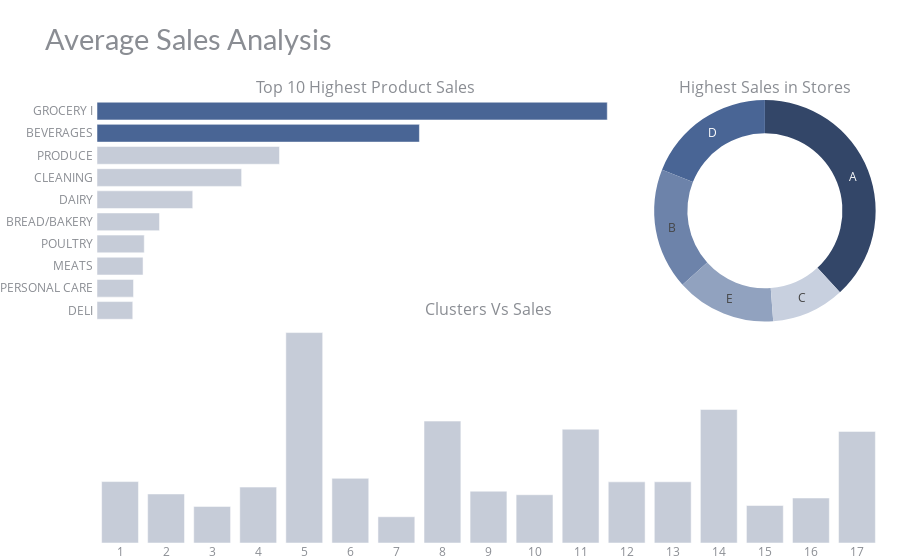

The cell this chart's notebook holds for it:
### Markdown cell above
<h1 style="color:#496595"> Average Sales Analysis 📈 </h1>

### Code cell
# data
df_st_sa = df_train1.groupby('store_type').agg({"sales" : "mean"}).reset_index().sort_values(by='sales', ascending=False)
df_fa_sa = df_train1.groupby('family').agg({"sales" : "mean"}).reset_index().sort_values(by='sales', ascending=False)[:10]
df_cl_sa = df_train1.groupby('cluster').agg({"sales" : "mean"}).reset_index() 
# chart color
df_fa_sa['color'] = '#496595'
df_fa_sa['color'][2:] = '#c6ccd8'
df_cl_sa['color'] = '#c6ccd8'

# chart
fig = make_subplots(rows=2, cols=2, 
                    specs=[[{"type": "bar"}, {"type": "pie"}],
                           [{"colspan": 2}, None]],
                    column_widths=[0.7, 0.3], vertical_spacing=0, horizontal_spacing=0.02,
                    subplot_titles=("Top 10 Highest Product Sales", "Highest Sales in Stores", "Clusters Vs Sales"))

fig.add_trace(go.Bar(x=df_fa_sa['sales'], y=df_fa_sa['family'], marker=dict(color= df_fa_sa['color']),
                     name='Family', orientation='h'), 
                     row=1, col=1)
fig.add_trace(go.Pie(values=df_st_sa['sales'], labels=df_st_sa['store_type'], name='Store type',
                     marker=dict(colors=['#334668','#496595','#6D83AA','#91A2BF','#C8D0DF']), hole=0.7,
                     hoverinfo='label+percent+value', textinfo='label'), 
                    row=1, col=2)
fig.add_trace(go.Bar(x=df_cl_sa['cluster'], y=df_cl_sa['sales'], 
                     marker=dict(color= df_cl_sa['color']), name='Cluster'), 
                     row=2, col=1)

# styling
fig.update_yaxes(showgrid=False, ticksuffix=' ', categoryorder='total ascending', row=1, col=1)
fig.update_xaxes(visible=False, row=1, col=1)
fig.update_xaxes(tickmode = 'array', tickvals=df_cl_sa.cluster, ticktext=[i for i in range(1,17)], row=2, col=1)
fig.update_yaxes(visible=False, row=2, col=1)
fig.update_layout(height=500, bargap=0.2,
                  margin=dict(b=0,r=20,l=20), xaxis=dict(tickmode='linear'),
                  title_text="Average Sales Analysis",
                  template="plotly_white",
                  title_font=dict(size=29, color='#8a8d93', family="Lato, sans-serif"),
                  font=dict(color='#8a8d93'), 
                  hoverlabel=dict(bgcolor="#f2f2f2", font_size=13, font_family="Lato, sans-serif"),
                  showlegend=False)
fig.show()

### Figure 1 — Plotly figure (JSON) as saved in the notebook; plotly's stock layout.template omitted (floating-point values rounded to 4 significant figures)
{"data": [{"marker": {"color": ["#496595", "#496595", "#c6ccd8", "#c6ccd8", "#c6ccd8", "#c6ccd8", "#c6ccd8", "#c6ccd8", "#c6ccd8", "#c6ccd8"]}, "name": "Family", "orientation": "h", "type": "bar", "x": [3790.0, 2395.0, 1355.0, 1074.0, 711.2, 464.2, 351.1, 342.0, 271.2, 265.6], "xaxis": "x", "y": ["GROCERY I", "BEVERAGES", "PRODUCE", "CLEANING", "DAIRY", "BREAD/BAKERY", "POULTRY", "MEATS", "PERSONAL CARE", "DELI"], "yaxis": "y"}, {"domain": {"x": [0.706, 1], "y": [0.5, 1]}, "hole": 0.7, "hoverinfo": "label+percent+value", "labels": ["A", "D", "B", "E", "C"], "marker": {"colors": ["#334668", "#496595", "#6D83AA", "#91A2BF", "#C8D0DF"]}, "name": "Store type", "textinfo": "label", "type": "pie", "values": [708.4, 352.1, 328.3, 270.3, 197.8]}, {"marker": {"color": ["#c6ccd8", "#c6ccd8", "#c6ccd8", "#c6ccd8", "#c6ccd8", "#c6ccd8", "#c6ccd8", "#c6ccd8", "#c6ccd8", "#c6ccd8", "#c6ccd8", "#c6ccd8", "#c6ccd8", "#c6ccd8", "#c6ccd8", "#c6ccd8", "#c6ccd8"]}, "name": "Cluster", "type": "bar", "x": [1, 2, 3, 4, 5, 6, 7, 8, 9, 10, 11, 12, 13, 14, 15, 16, 17], "xaxis": "x2", "y": [327.0, 261.0, 194.9, 297.5, 1120.0, 344.3, 139.8, 649.0, 275.7, 257.0, 605.8, 325.6, 325.8, 710.9, 199.4, 239.6, 594.1], "yaxis": "y2"}], "layout": {"annotations": [{"font": {"size": 16}, "showarrow": false, "text": "Top 10 Highest Product Sales", "x": 0.343, "xanchor": "center", "xref": "paper", "y": 1, "yanchor": "bottom", "yref": "paper"}, {"font": {"size": 16}, "showarrow": false, "text": "Highest Sales in Stores", "x": 0.853, "xanchor": "center", "xref": "paper", "y": 1, "yanchor": "bottom", "yref": "paper"}, {"font": {"size": 16}, "showarrow": false, "text": "Clusters Vs Sales", "x": 0.5, "xanchor": "center", "xref": "paper", "y": 0.5, "yanchor": "bottom", "yref": "paper"}], "autosize": true, "bargap": 0.2, "font": {"color": "#8a8d93"}, "hoverlabel": {"bgcolor": "#f2f2f2", "font": {"family": "Lato, sans-serif", "size": 13}}, "margin": {"b": 0, "l": 20, "r": 20}, "showlegend": false, "title": {"font": {"color": "#8a8d93", "family": "Lato, sans-serif", "size": 29}, "text": "Average Sales Analysis"}, "xaxis": {"anchor": "y", "autorange": true, "domain": [0, 0.686], "range": [0, 3990.0], "tickmode": "linear", "type": "linear", "visible": false}, "xaxis2": {"anchor": "y2", "autorange": true, "domain": [0, 1], "range": [0.5, 17.5], "tickmode": "array", "ticktext": [1, 2, 3, 4, 5, 6, 7, 8, 9, 10, 11, 12, 13, 14, 15, 16], "tickvals": [1, 2, 3, 4, 5, 6, 7, 8, 9, 10, 11, 12, 13, 14, 15, 16, 17], "type": "linear"}, "yaxis": {"anchor": "x", "autorange": true, "categoryorder": "total ascending", "domain": [0.5, 1], "range": [-0.5, 9.5], "showgrid": false, "ticksuffix": " ", "type": "category"}, "yaxis2": {"anchor": "x2", "autorange": true, "domain": [0, 0.5], "range": [0, 1179.0], "type": "linear", "visible": false}}}
